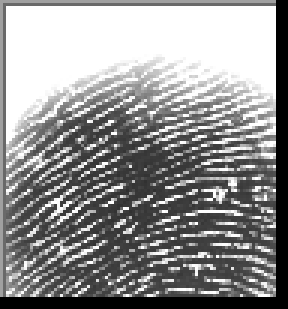
#> input picture gpu_training/Mixed_Dataset/a/cluster_0_3472.BMP, 96 x 103 px (shown 3 times larger); its folder holds only this picture in this run
$ jupyter execute --allow-errors gpu_train.ipynb
#> lines starting #> are read from the running program, lines starting #| are printed output that depends on the picture
[cell 1]
import sys, platform, torch
print("Python:", sys.version)
print("Platform:", platform.platform())
print("Torch:", torch.__version__)
print("Built CUDA:", torch.version.cuda)
print("CUDA available:", torch.cuda.is_available())
#> (this line was passed over: torch is not available in this run)
#> (the rest of this cell did not finish here and is left out)

[cell 2]
import os, random, math
import numpy as np
import cv2
import matplotlib.pyplot as plt
import seaborn as sns

import fingerprint_enhancer
import kornia.augmentation as K
import kornia.filters as KF

from collections import Counter
from sklearn.metrics import classification_report, confusion_matrix
from sklearn.utils import class_weight

import torch
import torch.nn as nn
import torch.nn.functional as F
from torch.utils.data import Dataset, DataLoader

# Config
data_dir = "./Mixed_Dataset"  # change if needed
img_size = (300, 400)          # (H, W)
batch_size = 128
num_classes = 4
seed = 42

random.seed(seed)
np.random.seed(seed)
torch.manual_seed(seed)
#> (this line was passed over: torch is not available in this run)

[cell 3]
def display_dataset_info(data_root):
#> called with data_root = './Mixed_Dataset'
    class_names = sorted([d for d in os.listdir(data_root) if os.path.isdir(os.path.join(data_root, d))])
    class_count = {}
    for c in class_names:
        cpath = os.path.join(data_root, c)
        files = [f for f in os.listdir(cpath) if f.lower().endswith((".png",".jpg",".jpeg",".bmp",".tif",".tiff"))]
        class_count[c] = len(files)
#> pass 2 of the loop in display_dataset_info, `for c in class_names:`:

    print("Dataset Class Distribution:")
    for c, cnt in class_count.items():
        print(f"{c}: {cnt} images")

    # Show one sample per class
    plt.figure(figsize=(12, 8))
    show_idx = 1
    for c in class_names:
        cpath = os.path.join(data_root, c)
        files = [f for f in os.listdir(cpath) if f.lower().endswith((".png",".jpg",".jpeg",".bmp",".tif",".tiff"))]
        if not files:
            continue
        sample = os.path.join(cpath, files[0])
        img = cv2.imread(sample)
#> img is the input picture: shape (103, 96, 3); min 0, max 255, mean 145.7
        if img is None:
            continue
        img = cv2.cvtColor(img, cv2.COLOR_BGR2RGB)
        img = cv2.resize(img, (img_size[1], img_size[0]))
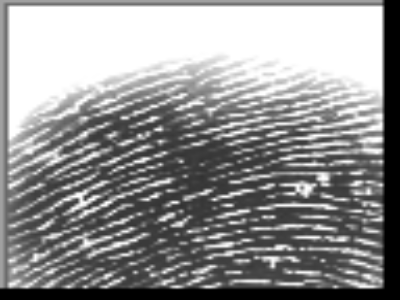
#> img: shape (300, 400, 3); min 0, max 255, mean 145.6
        ax = plt.subplot(2, 4, show_idx)
        ax.imshow(img)
        ax.set_title(c)
        ax.axis("off")
        show_idx += 1
        if show_idx > 8:
            break
#> pass 2 of the loop in display_dataset_info, `for c in class_names:`:
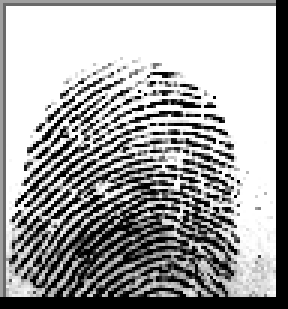
#> input picture gpu_training/Mixed_Dataset/ab/cluster_4_1044.BMP, 96 x 103 px (shown 3 times larger)
#> in display_dataset_info, img is the input picture: shape (103, 96, 3); min 0, max 255, mean 163
#> in display_dataset_info, `img = cv2.resize(img, (img_size[1], img_size[0]))`:
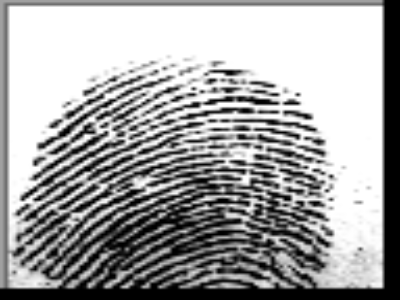
#> img: shape (300, 400, 3); min 0, max 255, mean 162.9
    plt.tight_layout()
    plt.show()
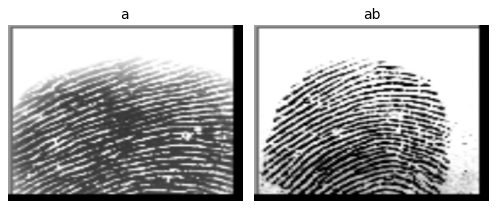
#> figure drawn by matplotlib, 2 panels

display_dataset_info(data_dir)

[cell 4]
# Masked processing identical to earlier PyTorch version
# [42 lines left out: functions apply_masked_processing, preprocess_image_np, preprocess_image_tensor, not called in this run]

#> (a cell that did not finish here is left out)

[cell 6]
class FingerprintDataset(Dataset):
    def __init__(self, data_dir, img_size=(300, 400), subset="train", val_split=0.2):
        self.data_dir = data_dir
        self.img_size = img_size
        self.class_names = sorted(os.listdir(data_dir))
        self.class_indices = {c: i for i, c in enumerate(self.class_names)}
        self.filepaths, self.labels = self._load_dataset(subset, val_split)

    def _load_dataset(self, subset, val_split):
#> called with subset = 'train', val_split = 0.2
        filepaths, labels = [], []
        for c in self.class_names:
            class_path = os.path.join(self.data_dir, c)
            image_files = [f for f in os.listdir(class_path)
                           if f.lower().endswith((".png",".jpg",".jpeg",".bmp",".tif",".tiff"))]
            image_paths = [os.path.join(class_path, f) for f in image_files]
            n_total = len(image_paths)
            n_val = int(n_total * val_split)
            if subset == "train":
                selected = image_paths[n_val:]
            else:
                selected = image_paths[:n_val]
            filepaths.extend(selected)
            labels.extend([self.class_indices[c]] * len(selected))
#> pass 2 of the loop in _load_dataset, `for c in self.class_names:`:
#> pass 2 of the loop in _load_dataset, `for c in self.class_names:`:
